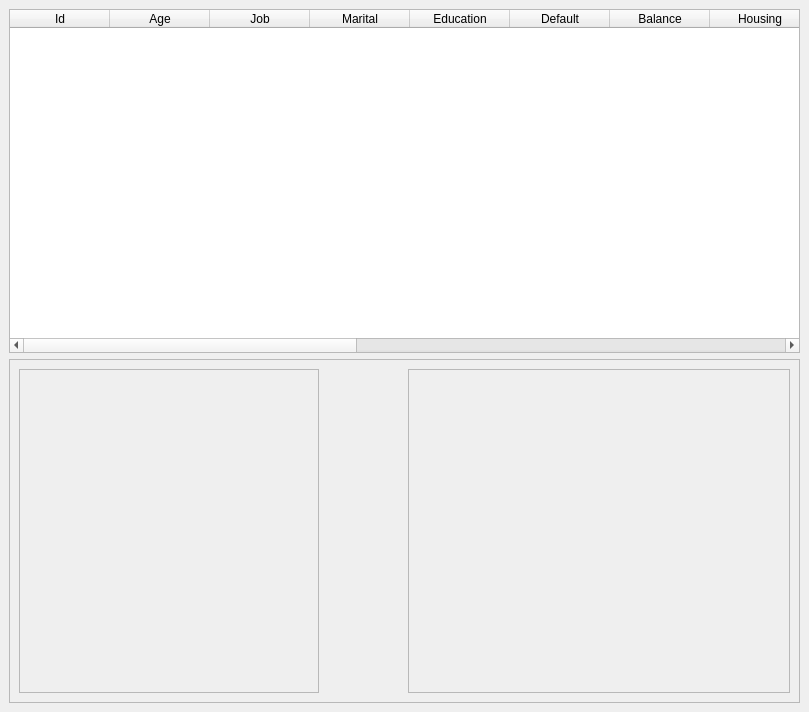
<?xml version="1.0" encoding="UTF-8"?>
<ui version="4.0">
 <class>MainWindow</class>
 <widget class="QMainWindow" name="MainWindow">
  <property name="geometry">
   <rect>
    <x>0</x>
    <y>0</y>
    <width>809</width>
    <height>712</height>
   </rect>
  </property>
  <property name="windowTitle">
   <string>MainWindow</string>
  </property>
  <widget class="QWidget" name="centralwidget">
   <layout class="QVBoxLayout" name="verticalLayout">
    <item>
     <widget class="QTableWidget" name="predict_table">
      <property name="maximumSize">
       <size>
        <width>16777215</width>
        <height>500</height>
       </size>
      </property>
      <property name="editTriggers">
       <set>QAbstractItemView::NoEditTriggers</set>
      </property>
      <column>
       <property name="text">
        <string>Id</string>
       </property>
      </column>
      <column>
       <property name="text">
        <string>Age</string>
       </property>
      </column>
      <column>
       <property name="text">
        <string>Job</string>
       </property>
      </column>
      <column>
       <property name="text">
        <string>Marital</string>
       </property>
      </column>
      <column>
       <property name="text">
        <string>Education</string>
       </property>
      </column>
      <column>
       <property name="text">
        <string>Default</string>
       </property>
      </column>
      <column>
       <property name="text">
        <string>Balance</string>
       </property>
      </column>
      <column>
       <property name="text">
        <string>Housing</string>
       </property>
      </column>
      <column>
       <property name="text">
        <string>Loan</string>
       </property>
      </column>
      <column>
       <property name="text">
        <string>Contact</string>
       </property>
      </column>
      <column>
       <property name="text">
        <string>Day</string>
       </property>
      </column>
      <column>
       <property name="text">
        <string>Month</string>
       </property>
      </column>
      <column>
       <property name="text">
        <string>Duration</string>
       </property>
      </column>
      <column>
       <property name="text">
        <string>Campaign</string>
       </property>
      </column>
      <column>
       <property name="text">
        <string>Pdays</string>
       </property>
      </column>
      <column>
       <property name="text">
        <string>Poutcome</string>
       </property>
      </column>
     </widget>
    </item>
    <item>
     <widget class="QFrame" name="frame">
      <property name="frameShape">
       <enum>QFrame::StyledPanel</enum>
      </property>
      <property name="frameShadow">
       <enum>QFrame::Raised</enum>
      </property>
      <layout class="QHBoxLayout" name="horizontalLayout">
       <item alignment="Qt::AlignLeft">
        <widget class="QFrame" name="result_visual_dst">
         <property name="sizePolicy">
          <sizepolicy hsizetype="Expanding" vsizetype="Expanding">
           <horstretch>0</horstretch>
           <verstretch>0</verstretch>
          </sizepolicy>
         </property>
         <property name="minimumSize">
          <size>
           <width>300</width>
           <height>0</height>
          </size>
         </property>
         <property name="frameShape">
          <enum>QFrame::StyledPanel</enum>
         </property>
         <property name="frameShadow">
          <enum>QFrame::Raised</enum>
         </property>
        </widget>
       </item>
       <item>
        <widget class="QFrame" name="roc_chart_2">
         <property name="minimumSize">
          <size>
           <width>0</width>
           <height>200</height>
          </size>
         </property>
         <property name="frameShape">
          <enum>QFrame::StyledPanel</enum>
         </property>
         <property name="frameShadow">
          <enum>QFrame::Raised</enum>
         </property>
         <layout class="QGridLayout" name="gridLayout_6"/>
        </widget>
       </item>
      </layout>
     </widget>
    </item>
   </layout>
  </widget>
 </widget>
 <resources/>
 <connections/>
</ui>
